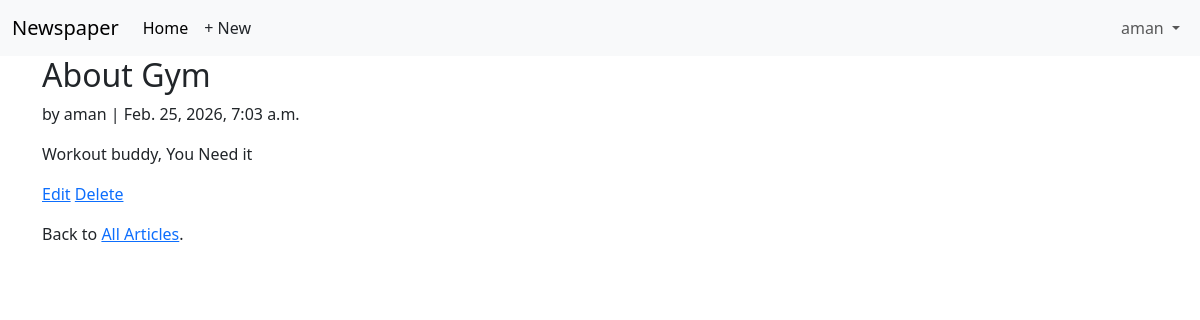
The app's page /articles/1/ (signed in) with its own data.
### accounts/models.py (models this page shows)
class CustomUser(AbstractUser):
    age = models.PositiveBigIntegerField(null = True, blank = True)

### articles/models.py (models this page shows, shortened)
class Article(models.Model):
    title = models.CharField(max_length = 255)
    body = models.TextField()
    date = models.DateTimeField(auto_now_add=True)
    author = models.ForeignKey(
        settings.AUTH_USER_MODEL,
        on_delete=models.CASCADE,
    )

### articles/views.py (the view)
# urls.py: path("<int:pk>/", ArticleDetailView.as_view(), name = "article_detail"),
class ArticleDetailView(LoginRequiredMixin,DetailView):
    model = Article
    template_name = "article_detail.html"

### templates/article_detail.html
{% extends "base.html" %}
{% block content %}
<div class="article-entry">
<h2>{{ object.title }}</h2>
<p>by {{ object.author }} | {{ object.date }}</p>
<p>{{ object.body }}</p>
</div>
<div>
<p><a href="{% url 'article_edit' article.pk %}">Edit</a>
<a href="{% url 'article_delete' article.pk %}">Delete</a>
</p>
<p>Back to <a href="{% url 'article_list' %}">All Articles</a>.</p>
</div>
{% endblock content %}

### templates/base.html (shortened to what this page needs)
<!DOCTYPE html>
<html>
<head>
<link href="https://cdn.jsdelivr.net/npm/bootstrap@5.3.3/dist/css/
bootstrap.min.css" rel="stylesheet"
crossorigin="anonymous">
</head>
<body>
    <body>
<nav class="navbar navbar-expand-lg bg-body-tertiary">
<div class="container-fluid">
<a class="navbar-brand" href="{% url 'home' %}">Newspaper</a>
<div class="collapse navbar-collapse" id="navbarSupportedContent">
<ul class="navbar-nav me-auto mb-2 mb-lg-0">
<li class="nav-item">
<a class="nav-link active" aria-current="page" href="#">Home</a>
</li>
{% if user.is_authenticated %}
<li><a href="{% url 'article_new' %}" class="nav-link px-2 link-dark">+ New</a></li>
</ul>
<div class="mr-auto">
<ul class="navbar-nav">
<li class="nav-item dropdown">
<a class="nav-link dropdown-toggle" href="#" role="button"
data-bs-toggle="dropdown" aria-expanded="false">
{{ user.username }}
</a>
</li>
{% endif %}
</div>
</div>
</nav>
<main>
<div class="container">
{% block content %}
{% endblock content %}
</div>
</main>
</body>
</html>

### records on screen
CustomUser: username "aman"
Article: title "About Gym", author "aman", date "Feb. 25, 2026, 7:03 a.m.", body "Workout buddy, You Need it"
